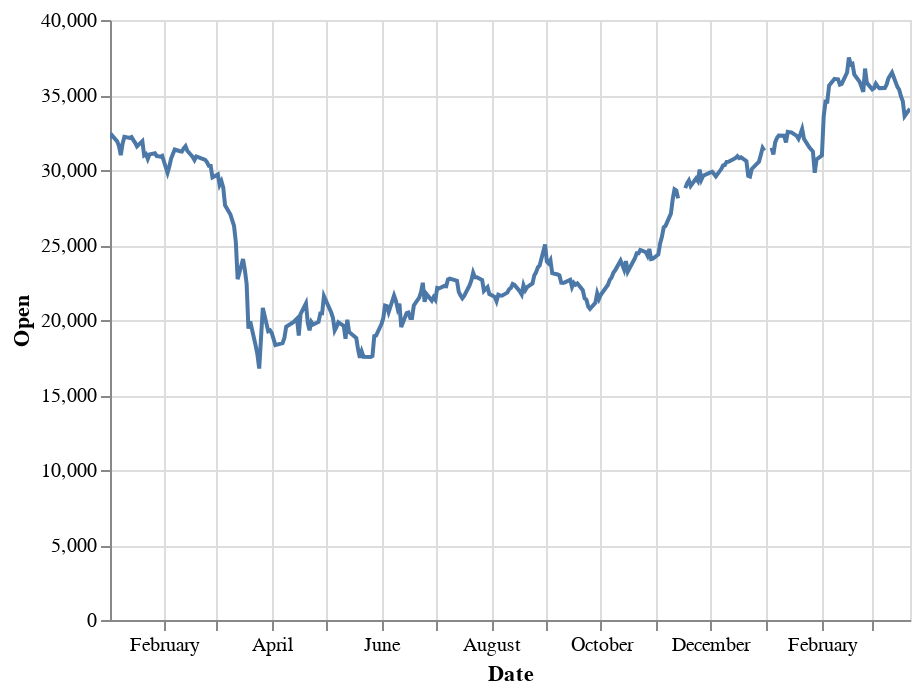

Notebook code cell kept with this figure:
### Code cell
base = alt.Chart(nsebank).properties(width=750)

line = alt.Chart(nsebank).mark_line().encode(
    x='Date',
    y='Open',
    tooltip =['Date','Open', 'Close']
)



line.interactive()

### Figure 1 — Vega-Lite specification as saved in the notebook (floating-point values rounded to 4 significant figures; data arrays with more than 128 entries replaced by an {"elided": "..."} marker saying what was removed)
{"config": {"view": {"continuousWidth": 400, "continuousHeight": 300}}, "data": {"name": "data-d19a57d700a35e914fa6a05d52991953"}, "mark": "line", "encoding": {"tooltip": [{"type": "temporal", "field": "Date"}, {"type": "quantitative", "field": "Open"}, {"type": "quantitative", "field": "Close"}], "x": {"type": "temporal", "field": "Date"}, "y": {"type": "quantitative", "field": "Open"}}, "selection": {"selector002": {"type": "interval", "bind": "scales", "encodings": ["x", "y"]}}, "$schema": "https://vega.github.io/schema/vega-lite/v4.8.1.json", "datasets": {"data-d19a57d700a35e914fa6a05d52991953": {"elided": "305 records"}}}
